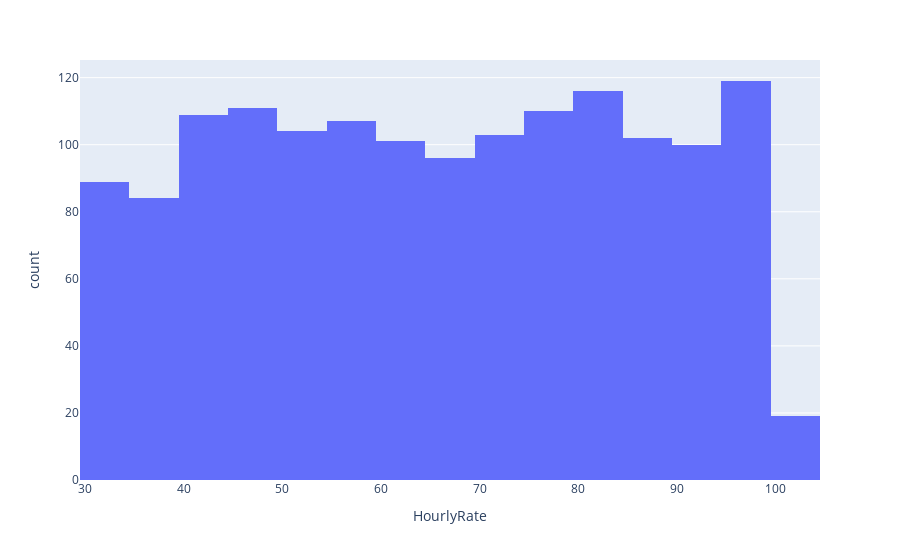

The code cell stored with this chart in its notebook:
### Markdown cell above
Most people having a MonthlyIncome between 2000-2999 are likely to leave the company and as the salary range increases the attrition rate decreases.

### Code cell
# fig1 = px.histogram(df,x = 'HourlyRate')
# fig1.show()

### Figure 1 — Plotly figure (JSON) as saved in the notebook; plotly's stock layout.template omitted (floating-point values rounded to 4 significant figures; data arrays with more than 128 entries replaced by an {"elided": "..."} marker saying what was removed)
{"data": [{"alignmentgroup": "True", "bingroup": "x", "hovertemplate": "HourlyRate=%{x}<br>count=%{y}<extra></extra>", "legendgroup": "", "marker": {"color": "#636efa"}, "name": "", "offsetgroup": "", "orientation": "v", "showlegend": false, "type": "histogram", "x": {"elided": "1470 int values"}, "xaxis": "x", "yaxis": "y"}], "layout": {"barmode": "relative", "legend": {"tracegroupgap": 0}, "margin": {"t": 60}, "xaxis": {"anchor": "y", "domain": [0, 1], "title": {"text": "HourlyRate"}}, "yaxis": {"anchor": "x", "domain": [0, 1], "title": {"text": "count"}}}}
